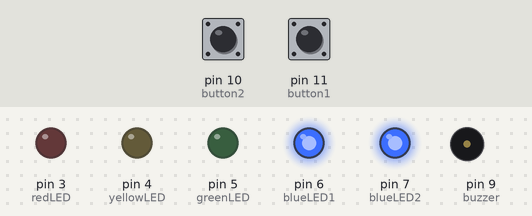
A sketch run on a simulated Arduino Uno, built with avr-gcc and run on an emulated ATmega328P. Parts: output pins drawn as LEDs (lit = HIGH), buzzer (waves = sounding). The test bench sets the inputs (shaded band); at power-on: pin 10 (button2) HIGH, pin 11 (button1) HIGH. Random numbers use the default seed unless the sketch sets one.

Above: at 9.6 s.
9.7 s: pin 10 (button2) pulled LOW for 0.25 s
At 11.0 s:
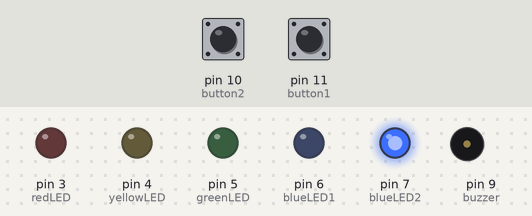
At 17.6 s:
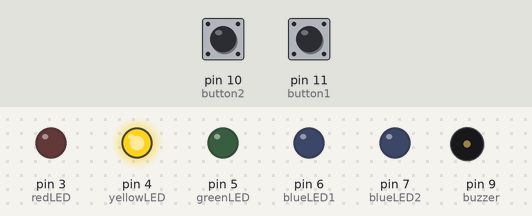
18.9 s: pin 11 (button1) pulled LOW for 3.2 s
At 26.5 s:
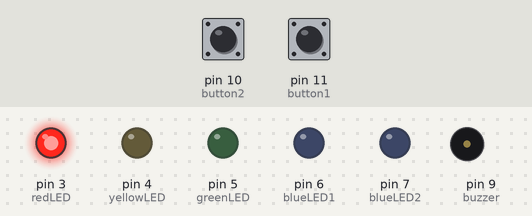
Timing chart, 0 to 29.3 s (numbered marks = the images above; inputs shaded):
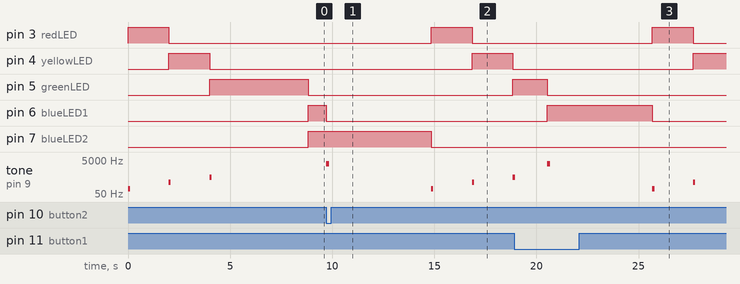

The sketch:

reactionSpeedGameCode.ino
```cpp
// LEDs VARIABLES
int redLED = 3;
int yellowLED = 4;
int greenLED = 5;
int blueLED1 = 6;
int blueLED2 = 7;

// BUTTONs VARIABLES
int button1 = 11;
int button2 = 10;

// BUZZERs VARIABLES
int buzzer = 9;

// Other Variables
bool buttonPressed = 0;

void setup() {
  // LEDs setup
  pinMode(redLED, OUTPUT);
  pinMode(yellowLED, OUTPUT);
  pinMode(greenLED, OUTPUT);
  pinMode(blueLED1, OUTPUT);
  pinMode(blueLED2, OUTPUT);

  // BUTTONs setup
  pinMode(button1, INPUT_PULLUP);
  pinMode(button2, INPUT_PULLUP);

  //BUZZERs setup
  pinMode(buzzer, OUTPUT);

  //NUMBER RNG
  randomSeed(analogRead(A0));
}

void loop() {
  digitalWrite(redLED, HIGH);
  tone(buzzer, 100);
  delay(100);
  noTone(buzzer);

  delay(1900);

  digitalWrite(redLED, LOW);
  digitalWrite(yellowLED, HIGH);
  tone(buzzer, 250);
  delay(100);
  noTone(buzzer);

  delay(1900);

  digitalWrite(yellowLED, LOW);
  digitalWrite(greenLED, HIGH);
  tone(buzzer, 500);
  delay(100);
  noTone(buzzer);

  delay(random(1500, 5001));

  digitalWrite(greenLED, LOW);

  buttonPressed = 0;

  while (buttonPressed == 0) {
    digitalWrite(blueLED1, HIGH);
    digitalWrite(blueLED2, HIGH);

    if (digitalRead(button1) == 0) {
      buttonPressed = 1;
      digitalWrite(blueLED2, LOW);
      tone(buzzer, 3000);
      delay(150);
      noTone(buzzer);

    } else if (digitalRead(button2) == 0) {
      buttonPressed = 1;
      digitalWrite(blueLED1, LOW);
      tone(buzzer, 3000);
      delay(150);
      noTone(buzzer);

    }
  }

  delay(5000);

  digitalWrite(blueLED1, LOW);
  digitalWrite(blueLED2, LOW);
  buttonPressed = 0;
}
```

Measured:
- after the input at 9.7 s, pin 3 (redLED): LOW → HIGH after 5.2 s, → LOW 2.0 s later; pin 4 (yellowLED): LOW → HIGH after 7.2 s, → LOW 2.0 s later; pin 5 (greenLED): LOW → HIGH after 9.2 s; pin 6 (blueLED1): HIGH → LOW at once; pin 7 (blueLED2): HIGH → LOW after 5.2 s
- after the input at 18.9 s, pin 3 (redLED): LOW → HIGH after 6.8 s, → LOW 2.0 s later; pin 4 (yellowLED): LOW → HIGH after 8.8 s
- by itself, tone on pin 9 (buzzer): plays 100 Hz for 0.10 s, 250 Hz for 0.10 s, 500 Hz for 0.10 s
